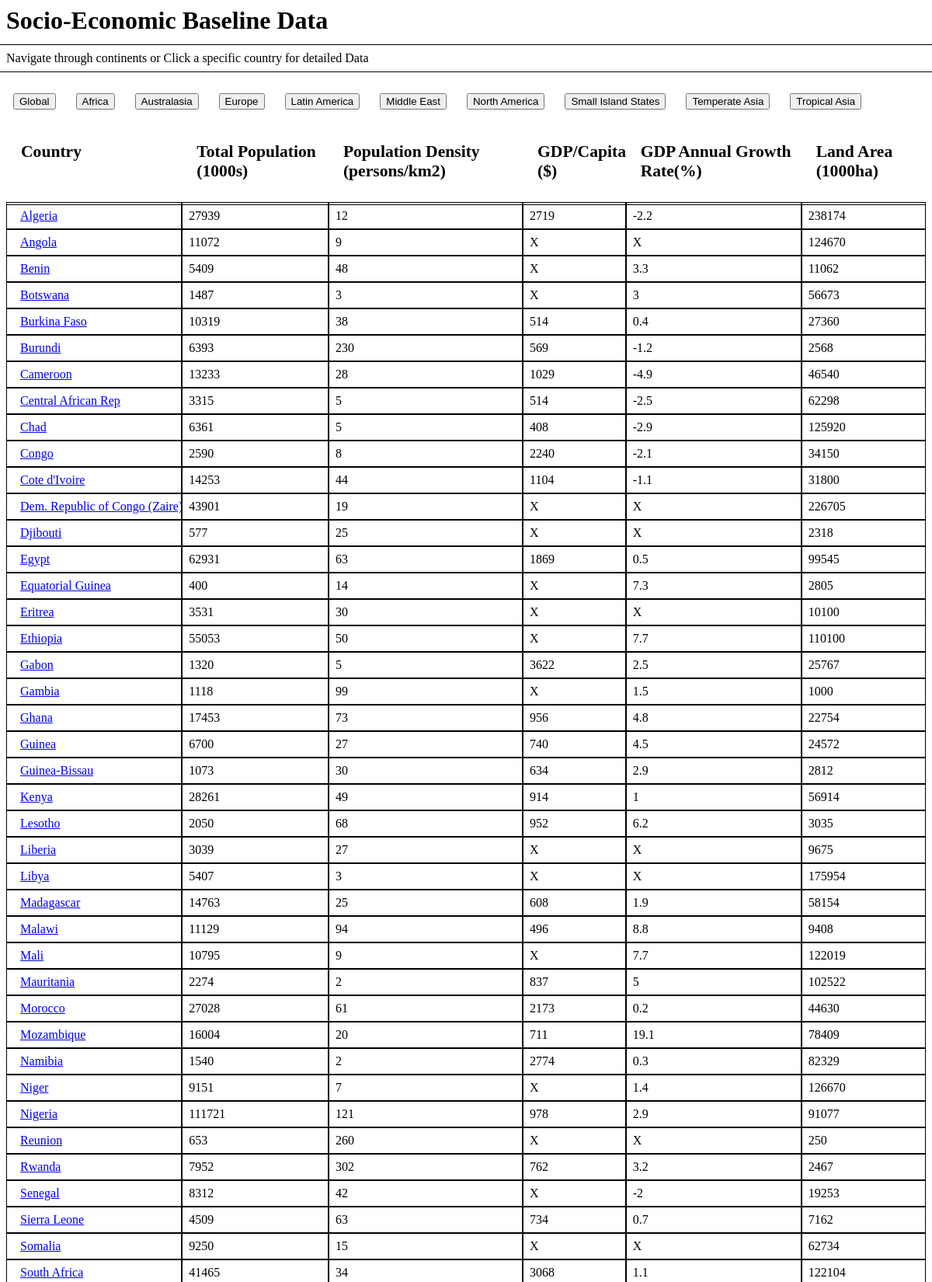
The page / (upper part) on the database its author committed.
### tables this page shows
CREATE TABLE Global (Country TEXT, TotalPop TEXT, PopDens TEXT, GDP_Cap TEXT, GDP_Growth TEXT, LAND TEXT);

### socio_economic.py (the view)
@app.route('/')
def index():
    conn = sqlite3.connect('socio_economic_data.db')
    conn.row_factory = sqlite3.Row
    cur = conn.cursor()
    cur.execute("select * from Global")
    rows = cur.fetchall()
    conn.close()
    return render_template('index.html', rows=rows)

### templates/index.html (shortened to what this page needs)
<html>
    <head>
    </head>
    <h1>Socio-Economic Baseline Data</h1>
    <p>Navigate through continents or Click a specific country for detailed Data</p>
    <h1>
    <a href="/" ><button>Global</button></a>
    <a href="/Africa" ><button>Africa</button></a>
    <a href="/Australasia" ><button>Australasia</button></a>
    <a href="/Europe" ><button>Europe</button></a>
    <a href="/LatinAmerica" ><button>Latin America</button></a>
    <a href="/MiddleEast" ><button>Middle East</button></a>
    <a href="/NorthAmerica" ><button>North America</button></a>
    <a href="/SmallIslandStates" ><button>Small Island States</button></a>
    <a href="/TemperateAsia" ><button>Temperate Asia</button></a>
    <a href="/TropicalAsia" ><button>Tropical Asia</button></a>
    </h1>
    <body>
        <div class="row">
            <div class="column">
                <h2>Country</h2>
                {% for row in rows %}
                <p><a href={{ url_for('show', Country= row['Country']) }}>{{row["Country"]}}</a></p>
                {% endfor %}
            </div>
            <div class="column">
                <h2>Total Population (1000s)</h2>
                {% for row in rows %}
                <p>{{ row["TotalPop"]}}</p>
                {% endfor %}
            </div>
            <div class="column">
                <h2>Population Density (persons/km2)</h2>
                {% for row in rows %}
                <p>{{ row["PopDens"]}}</p>
                {% endfor %}
            </div>
            <div class="column">
                <h2>GDP/Capita ($)</h2>
                {% for row in rows %}
                <p>{{ row["GDP_Cap"]}}</p>
                {% endfor %}
            </div>
            <div class="column">
                <h2>GDP Annual Growth Rate(%)</h2>
                {% for row in rows %}
                <p>{{ row["GDP_Growth"]}}</p>
                {% endfor %}
            </div>
            <div class="column">
                <h2>Land Area (1000ha)</h2>
                {% for row in rows %}
                <p>{{ row["LAND"]}}</p>
                {% endfor %}
            </div>
        </div>
    </body>
</html>

### templates/index.html (style rules this page uses)
.column { white-space : nowrap; overflow-x : hidden; vertical-align : top; border-radius : 0px; display : inline-block; padding: 9px; }
h2 { outline-color: black; outline-style: solid; outline-width: 0.1px; outline-offset: 10px; width: 100%; height: 5vw; text-wrap: wrap; padding: 10px; font-size: 1.8vw; margin: auto; }
p { outline-color: black; outline-style: solid; outline-width: 0.1px; outline-offset: 8px; }
.row { display: flex; }
a { white-space : nowrap; overflow-x : hidden; border-radius : 0px; display : left; padding: 9px; }

### rows shown on the page
Global: Country "Algeria", TotalPop "27939", PopDens "12", GDP_Cap "2719", GDP_Growth "-2.2", LAND "238174"
Global: Country "Angola", TotalPop "11072", PopDens "9", GDP_Cap "X", GDP_Growth "X", LAND "124670"
Global: Country "Benin", TotalPop "5409", PopDens "48", GDP_Cap "X", GDP_Growth "3.3", LAND "11062"
Global: Country "Botswana", TotalPop "1487", PopDens "3", GDP_Cap "X", GDP_Growth "3", LAND "56673"
Global: Country "Burkina Faso", TotalPop "10319", PopDens "38", GDP_Cap "514", GDP_Growth "0.4", LAND "27360"
Global: Country "Burundi", TotalPop "6393", PopDens "230", GDP_Cap "569", GDP_Growth "-1.2", LAND "2568"
Global: Country "Cameroon", TotalPop "13233", PopDens "28", GDP_Cap "1029", GDP_Growth "-4.9", LAND "46540"
Global: Country "Central African Rep", TotalPop "3315", PopDens "5", GDP_Cap "514", GDP_Growth "-2.5", LAND "62298"
Global: Country "Chad", TotalPop "6361", PopDens "5", GDP_Cap "408", GDP_Growth "-2.9", LAND "125920"
Global: Country "Congo", TotalPop "2590", PopDens "8", GDP_Cap "2240", GDP_Growth "-2.1", LAND "34150"
Global: Country "Cote d'Ivoire", TotalPop "14253", PopDens "44", GDP_Cap "1104", GDP_Growth "-1.1", LAND "31800"
Global: Country "Dem. Republic of Congo (Zaire)", TotalPop "43901", PopDens "19", GDP_Cap "X", GDP_Growth "X", LAND "226705"
Global: Country "Djibouti", TotalPop "577", PopDens "25", GDP_Cap "X", GDP_Growth "X", LAND "2318"
Global: Country "Egypt", TotalPop "62931", PopDens "63", GDP_Cap "1869", GDP_Growth "0.5", LAND "99545"
Global: Country "Equatorial Guinea", TotalPop "400", PopDens "14", GDP_Cap "X", GDP_Growth "7.3", LAND "2805"
Global: Country "Eritrea", TotalPop "3531", PopDens "30", GDP_Cap "X", GDP_Growth "X", LAND "10100"
Global: Country "Ethiopia", TotalPop "55053", PopDens "50", GDP_Cap "X", GDP_Growth "7.7", LAND "110100"
Global: Country "Gabon", TotalPop "1320", PopDens "5", GDP_Cap "3622", GDP_Growth "2.5", LAND "25767"
Global: Country "Gambia", TotalPop "1118", PopDens "99", GDP_Cap "X", GDP_Growth "1.5", LAND "1000"
Global: Country "Ghana", TotalPop "17453", PopDens "73", GDP_Cap "956", GDP_Growth "4.8", LAND "22754"
Global: Country "Guinea", TotalPop "6700", PopDens "27", GDP_Cap "740", GDP_Growth "4.5", LAND "24572"
Global: Country "Guinea-Bissau", TotalPop "1073", PopDens "30", GDP_Cap "634", GDP_Growth "2.9", LAND "2812"
Global: Country "Kenya", TotalPop "28261", PopDens "49", GDP_Cap "914", GDP_Growth "1", LAND "56914"
Global: Country "Lesotho", TotalPop "2050", PopDens "68", GDP_Cap "952", GDP_Growth "6.2", LAND "3035"
Global: Country "Liberia", TotalPop "3039", PopDens "27", GDP_Cap "X", GDP_Growth "X", LAND "9675"
Global: Country "Libya", TotalPop "5407", PopDens "3", GDP_Cap "X", GDP_Growth "X", LAND "175954"
Global: Country "Madagascar", TotalPop "14763", PopDens "25", GDP_Cap "608", GDP_Growth "1.9", LAND "58154"
Global: Country "Malawi", TotalPop "11129", PopDens "94", GDP_Cap "496", GDP_Growth "8.8", LAND "9408"
Global: Country "Mali", TotalPop "10795", PopDens "9", GDP_Cap "X", GDP_Growth "7.7", LAND "122019"
Global: Country "Mauritania", TotalPop "2274", PopDens "2", GDP_Cap "837", GDP_Growth "5", LAND "102522"
Global: Country "Morocco", TotalPop "27028", PopDens "61", GDP_Cap "2173", GDP_Growth "0.2", LAND "44630"
Global: Country "Mozambique", TotalPop "16004", PopDens "20", GDP_Cap "711", GDP_Growth "19.1", LAND "78409"
Global: Country "Namibia", TotalPop "1540", PopDens "2", GDP_Cap "2774", GDP_Growth "0.3", LAND "82329"
Global: Country "Niger", TotalPop "9151", PopDens "7", GDP_Cap "X", GDP_Growth "1.4", LAND "126670"
Global: Country "Nigeria", TotalPop "111721", PopDens "121", GDP_Cap "978", GDP_Growth "2.9", LAND "91077"
Global: Country "Reunion", TotalPop "653", PopDens "260", GDP_Cap "X", GDP_Growth "X", LAND "250"
Global: Country "Rwanda", TotalPop "7952", PopDens "302", GDP_Cap "762", GDP_Growth "3.2", LAND "2467"
Global: Country "Senegal", TotalPop "8312", PopDens "42", GDP_Cap "X", GDP_Growth "-2", LAND "19253"
Global: Country "Sierra Leone", TotalPop "4509", PopDens "63", GDP_Cap "734", GDP_Growth "0.7", LAND "7162"
Global: Country "Somalia", TotalPop "9250", PopDens "15", GDP_Cap "X", GDP_Growth "X", LAND "62734"
Global: Country "South Africa", TotalPop "41465", PopDens "34", GDP_Cap "3068", GDP_Growth "1.1", LAND "122104"
